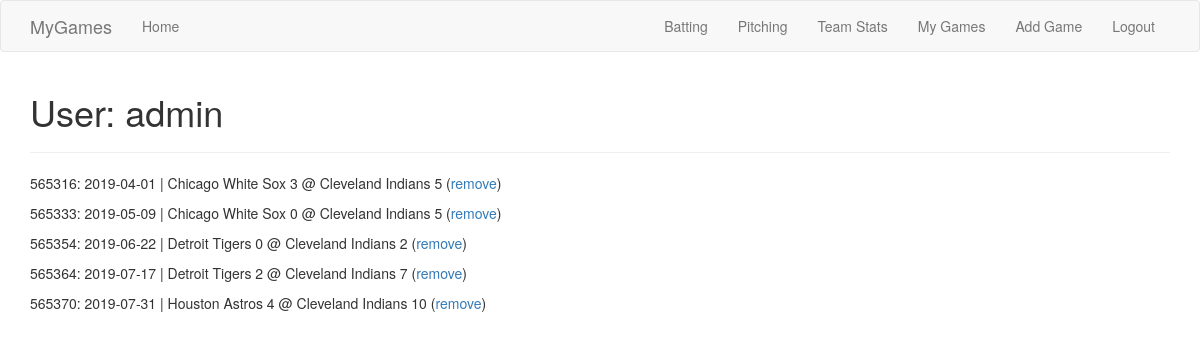
Screenshot of /mygames (signed in) with the database file from the repository.
### app/models.py (models this page shows, shortened)
class User(UserMixin, db.Model):
	id = db.Column(db.Integer, primary_key=True)
	username = db.Column(db.String(64), index=True, unique=True)
	email = db.Column(db.String(128), index=True, unique=True)
	password_hash = db.Column(db.String(128))

class Game(db.Model):
	id = db.Column(db.Integer, primary_key=True)
	game_pk = db.Column(db.Integer, db.ForeignKey('game_data.game_pk'), index=True)
	user_id = db.Column(db.Integer, db.ForeignKey('user.id'))

class GameData(db.Model):
	game_pk = db.Column(db.Integer, primary_key=True)
	date = db.Column(db.String(10))
	dh_status = db.Column(db.Integer, default=0)
	home_team = db.Column(db.String(32), index=True)
	home_score = db.Column(db.Integer)
	away_team = db.Column(db.String(32), index=True)
	away_score = db.Column(db.Integer)

### app/routes.py (the view)
@app.route('/mygames')
@login_required
def list_games():
	games = db.session.query(Game, GameData).\
					   filter(Game.user_id==current_user.id).\
					   filter(GameData.game_pk==Game.game_pk).\
					   order_by(Game.game_pk).\
					   all()
	return render_template('mygames.html', games=games)

### app/models.py (called while the page is built)
@login.user_loader
def load_user(id):
	return User.query.get(int(id))

### app/templates/mygames.html
{% extends "base.html" %}
{% block app_content %}
    <h1>User: {{ current_user.username }}</h1>
	<hr>
	{% if games|length > 0 %}
	{% for g, gd in games %}
	<p> {{ g.game_pk }}: {{ gd.date }} | {{ gd.away_team }} {{ gd.away_score }} @ {{ gd.home_team }} {{ gd.home_score }} (<a href="{{ url_for('rm_game', game_pk=g.game_pk) }}">remove</a>)</p>
	{% endfor %}
	{% else %}
	<p>No Games Found</p>
	{% endif %}
{% endblock %}

### app/templates/base.html (shortened to what this page needs)
{% extends 'bootstrap/base.html' %}
{% block navbar %}
    <nav class="navbar navbar-default">
        <div class="container">
            <div class="navbar-header">
                <a class="navbar-brand" href="{{ url_for('index') }}">MyGames</a>
            </div>
            <div class="collapse navbar-collapse" id="bs-example-navbar-collapse-1">
                <ul class="nav navbar-nav">
                    <li><a href="{{ url_for('index') }}">Home</a></li>
                </ul>
                <ul class="nav navbar-nav navbar-right">
                    {% if current_user.is_anonymous %}
                    <li><a href="{{ url_for('login') }}">Login</a></li>
                    {% else %}
                    <li><a href="{{ url_for('batter_stats') }}">Batting</a></li>
					<li><a href="{{ url_for('pitcher_stats') }}">Pitching</a></li>
					<li><a href="{{ url_for('team_records') }}">Team Stats</a></li>
					<li><a href="{{ url_for('list_games') }}">My Games</a></li>
					<li><a href="{{ url_for('choose_date') }}">Add Game</a></li>
                    <li><a href="{{ url_for('logout') }}">Logout</a></li>
                    {% endif %}
                </ul>
            </div>
        </div>
    </nav>
{% endblock %}
{% block content %}
    <div class="container">
        {% block app_content %}{% endblock %}
    </div>
{% endblock %}

### rows the page displays
User: username "admin"
Game: game_pk "565316", date "2019-04-01", away_team "Chicago White Sox", away_score "3", home_team "Cleveland Indians", home_score "5"
Game: game_pk "565333", date "2019-05-09", away_team "Chicago White Sox", away_score "0", home_team "Cleveland Indians", home_score "5"
Game: game_pk "565354", date "2019-06-22", away_team "Detroit Tigers", away_score "0", home_team "Cleveland Indians", home_score "2"
Game: game_pk "565364", date "2019-07-17", away_team "Detroit Tigers", away_score "2", home_team "Cleveland Indians", home_score "7"
Game: game_pk "565370", date "2019-07-31", away_team "Houston Astros", away_score "4", home_team "Cleveland Indians", home_score "10"
